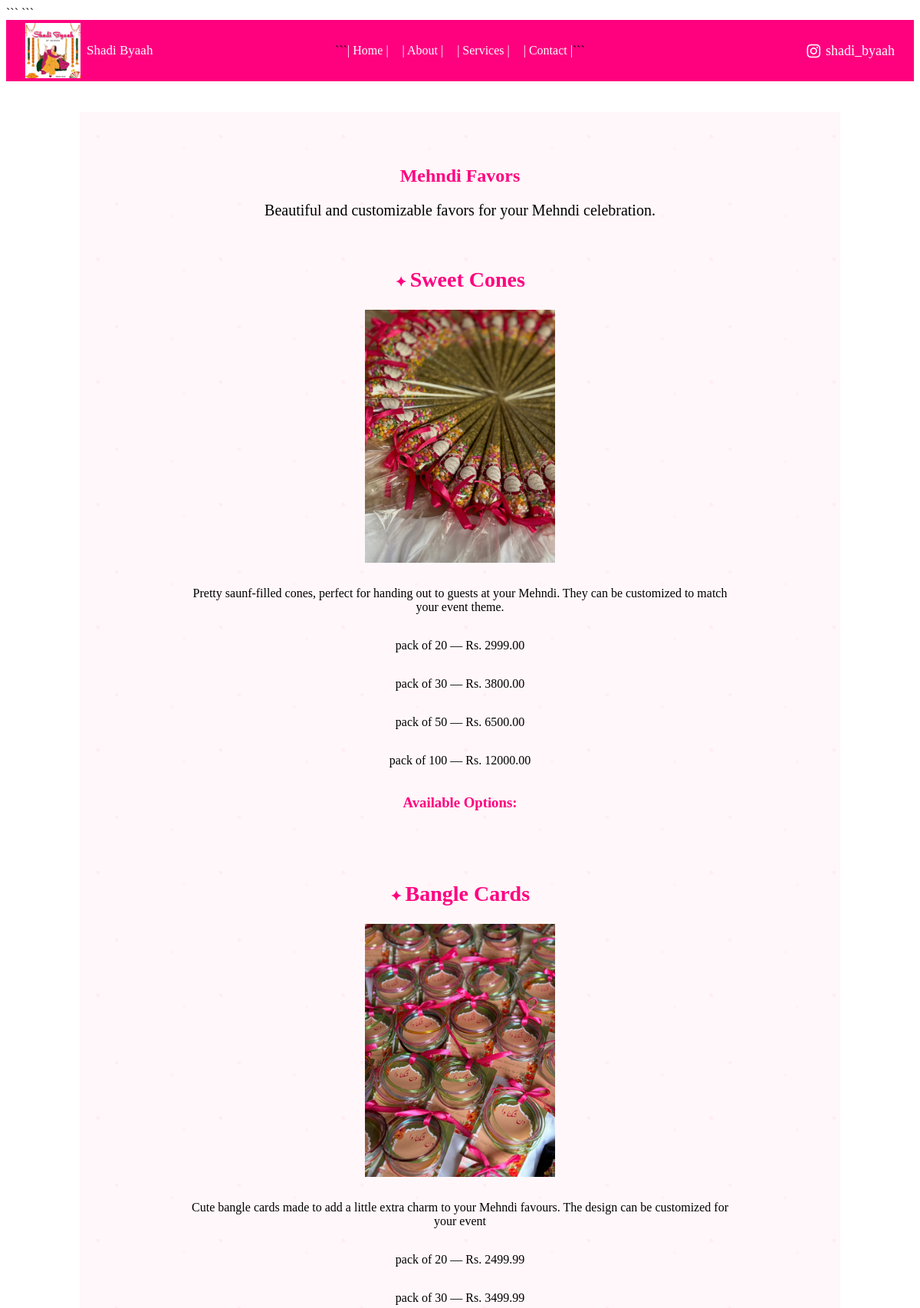
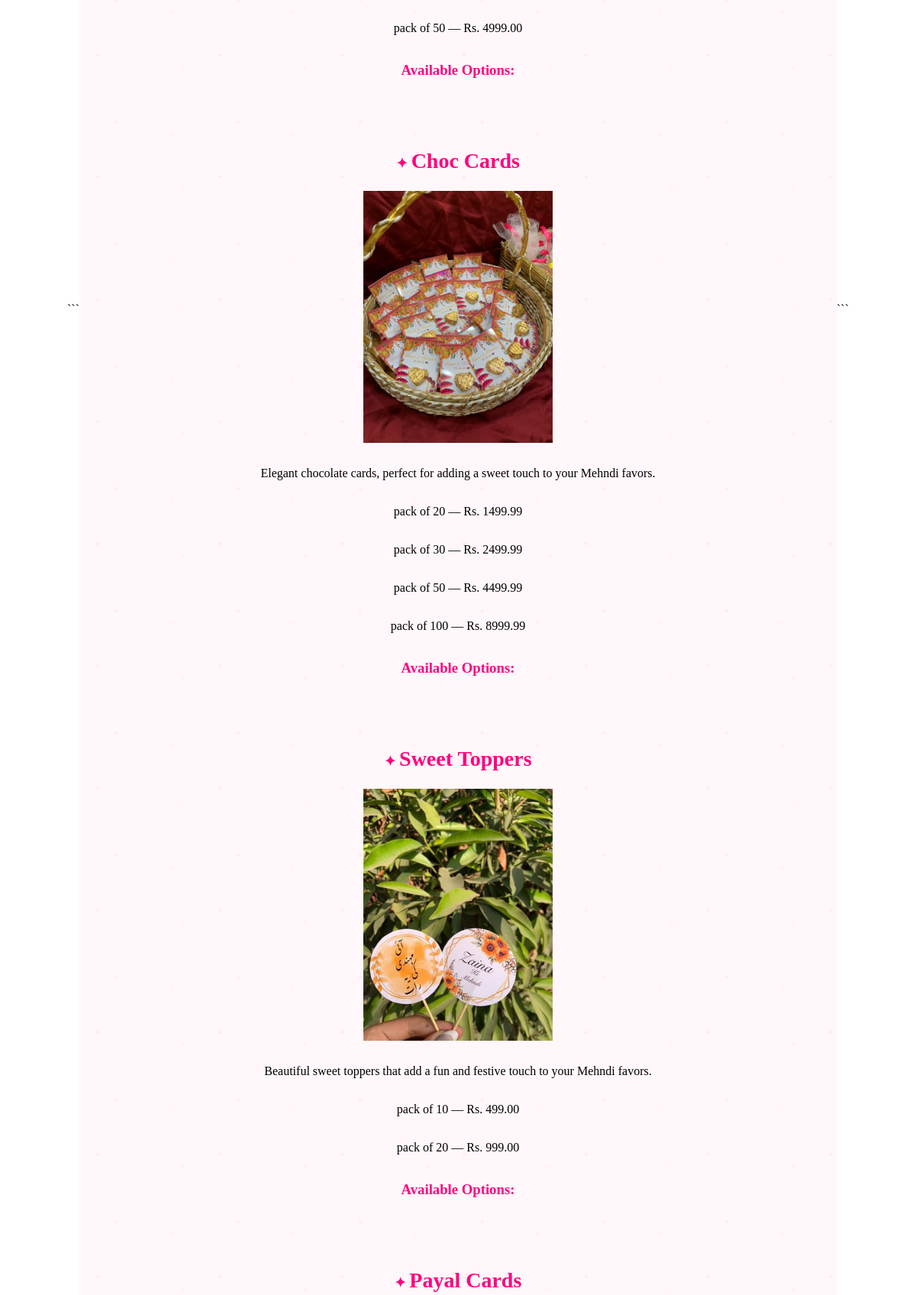
/mehndi-favors/ (upper part), run on the app's committed database (2 pictures, top to bottom).
### home/models.py (models this page shows, shortened)
class ProductImage(models.Model):
    product = models.ForeignKey(
        Product,
        on_delete=models.CASCADE,
        related_name='images'
    )
    image = models.CharField(max_length=255)

class Product(models.Model):
    CATEGORY_CHOICES = [
        ('mehndi_favors', 'Mehndi Favors'),
        ('wedding_favours', 'Wedding Favours'),
        ('nikah_essentials', 'Nikah Essentials'),
        ('bridal_shower', 'Bridal Shower'),
        ('baby_shower', 'Baby Shower'),
        ('wedding_cards', 'Wedding Cards'),
        ('floral_jewellery', 'Floral Jewellery'),
        ('engagement', 'Engagement'),
    ]
    CUSTOMIZATION_CHOICES = [
        ('full', 'Full Customization'),
        ('name_only', 'Name Only'),
        ('none', 'No Customization'),
    ]
    name = models.CharField(max_length=200)
    category = models.CharField(max_length=50, choices=CATEGORY_CHOICES)
    description = models.TextField()
    price = models.DecimalField(
        max_digits=10,
        decimal_places=2,
        null=True,
        blank=True
    )
    customization_type = models.CharField(
        max_length=20,
        choices=CUSTOMIZATION_CHOICES,
        default='none'
    )

class ProductOption(models.Model):
    product = models.ForeignKey(
        Product,
        on_delete=models.CASCADE,
        related_name='options'
    )
    option_name = models.CharField(max_length=100)
    price = models.DecimalField(
        max_digits=10,
        decimal_places=2
    )

### home/views.py (the view)
# urls.py: path('mehndi-favors/', views.mehndi_favors, name='mehndi_favors'),
def mehndi_favors(request):
    products = Product.objects.filter(category='mehndi_favors')
    return render(request, 'mehndi_favors.html', {'products': products})

### templates/mehndi_favors.html (shortened to what this page needs)
{% load static %}
<!DOCTYPE html>
<html lang="en">
<head>
<link rel="stylesheet" href="{% static 'css/style.css' %}">
<link rel="stylesheet" href="https://cdnjs.cloudflare.com/ajax/libs/font-awesome/6.5.2/css/all.min.css">
```
</head>
<body>
<header>
    <div class="header-left">
        <img src="{% static 'images/logo.jpeg' %}" alt="Shadi Byaah Logo">
        <span>Shadi Byaah</span>
    </div>
```
<nav>
    <a href="{% url 'home' %}">| Home |</a>
    <a href="#">| About |</a>
    <a href="#">| Services |</a>
    <a href="#">| Contact |</a>
</nav>
<div class="header-right">
    <i class="fa-brands fa-instagram"></i>
    <span>shadi_byaah</span>
</div>
```
</header>
<main>
```
<section class="products">
    <h1>Mehndi Favors</h1>
    <p>Beautiful and customizable favors for your Mehndi celebration.</p>
    <div class="product-container">
        {% for product in products %}
            <a href="{% url 'product_detail' product.id %}" class="product-card">
                <div class="product-slider">
                    {% for image in product.images.all %}
                        <img src="{% static 'images/' %}{{ image.image }}" alt="{{ product.name }}">
                    {% endfor %}
                </div>
                <h2>{{ product.name }}</h2>
                <p>{{ product.description }}</p>
                {% if product.options.all %}
                    <h3>Available Options:</h3>
                    {% for option in product.options.all %}
                        <p>
                            {{ option.option_name }} — Rs. {{ option.price }}
                        </p>
                    {% endfor %}
                {% endif %}
            </a>
        {% endfor %}
    </div>
</section>
```
</main>
</body>
</html>

### static/css/style.css (style rules this page uses)
header { background-color: #FF007F; position: relative; height: 80px; display: flex; align-items: center; justify-content: center; }
.header-left { position: absolute; left: 25px; top: 50%; transform: translateY(-50%); display: flex; align-items: center; gap: 8px; }
.header-left img { width: 72px; height: 72px; object-fit: contain; }
.header-left span { font-family: "DM Serif Display", serif; font-size: 17px; color: white; }
header nav { display: flex; gap: 18px; align-items: center; }
header nav a { color: white; text-decoration: none; font-family: "Playfair Display", serif; font-size: 16px; }
.header-right { position: absolute; right: 25px; top: 50%; transform: translateY(-50%); display: flex; align-items: center; gap: 7px; color: white; font-family: "Playfair Display", serif; font-size: 18px; }
.header-right i { font-size: 20px; color: white; }
main { min-height: calc(100vh - 140px); display: flex; align-items: center; justify-content: space-between; padding: 40px 80px; box-sizing: border-box; }
.products { background-color: #fff7fa; background-image: radial-gradient( circle at 15% 20%, rgba(255, 105, 180, 0.08) 0 2px, transparent 2.5px ), radial-gradient( circle at 85% 30%, rgba(255, 182, 193, 0.09) 0 2px, transparent 2.5px ), radial-gradient( circle at 30% 75%, rgba(255, 105, 180, 0.07) 0 2px, transparent 2.5px ), radial-gradient( circle at 75% 85%, rgba(255, 182, 193, 0.08) 0 2px, transparent 2.5px ); background-size: 160px 160px; background-repeat: repeat; min-height: 100vh; padding: 50px 30px; width: 100%; box-sizing: border-box; }
.products h1 { color: #FF007F; font-family: "DM Serif Display", serif; text-align: center; }
.product-card { text-decoration: none; color: inherit; }
.product-card h2 { color: #FF007F; font-family: "DM Serif Display", serif; font-size: 28px; }
.product-card h2::before { content: "✦ "; font-size: 18px; }
.product-card p { font-family: "Playfair Display", serif; }
.product-card h3 { color: #FF007F; font-family: "DM Serif Display", serif; }
.product-slider { display: flex; overflow-x: auto; scroll-snap-type: x mandatory; width: 100%; max-width: 318px; margin: 0 auto 15px; scroll-behavior: smooth; }
.product-slider img { flex: 0 0 100%; width: 100%; height: 330px; object-fit: contain; border-radius: 10px; scroll-snap-align: start; }
.category-card, .product-container { display: flex !important; flex-direction: column !important; align-items: center !important; gap: 50px !important; max-width: 1100%; margin: 40px auto 0; }
.product-card { display: flex !important; flex-direction: column !important; align-items: center !important; width: 100%; max-width: 700px; text-align: center !important; }
.product-card .product-slider { margin: 0 auto 15px; }
.product-card h2, .product-card p, .product-card h3 { text-align: center; width: 100%; }
.products > p { text-align: center; font-size: 20px; font-family: 'Playfair Display', serif; margin-bottom: 30px; }
.product-card { display: flex; flex-direction: column; }
.product-card h2 { order: 1; }
.product-slider { order: 2; }
.product-card p { order: 3; }
.product-card h3 { order: 4; }

### data on the page
Product: name "Sweet Cones", description "Pretty saunf-filled cones, perfect for handing out to guests at your Mehndi. They can be customized to match your event theme."
ProductImage: image (picture)
ProductOption: option_name "pack of 20", price "2999.00"
ProductOption: option_name "pack of 30", price "3800.00"
ProductOption: option_name "pack of 50", price "6500.00"
ProductOption: option_name "pack of 100", price "12000.00"
Product: name "Bangle Cards", description "Cute bangle cards made to add a little extra charm to your Mehndi favours. The design can be customized for your event"
ProductImage: image (picture)
ProductOption: option_name "pack of 20", price "2499.99"
ProductOption: option_name "pack of 30", price "3499.99"
ProductOption: option_name "pack of 50", price "4999.00"
Product: name "Choc Cards", description "Elegant chocolate cards, perfect for adding a sweet touch to your Mehndi favors."
ProductImage: image (picture)
ProductOption: option_name "pack of 20", price "1499.99"
ProductOption: option_name "pack of 30", price "2499.99"
ProductOption: option_name "pack of 50", price "4499.99"
ProductOption: option_name "pack of 100", price "8999.99"
Product: name "Sweet Toppers", description "Beautiful sweet toppers that add a fun and festive touch to your Mehndi favors."
ProductImage: image (picture)
ProductOption: option_name "pack of 10", price "499.00"
ProductOption: option_name "pack of 20", price "999.00"
Product: name "Payal Cards"
